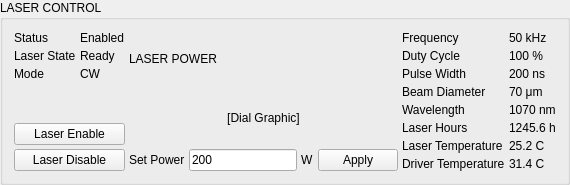
             <widget class="QGroupBox" name="gb_laser_control">
              <property name="sizePolicy">
               <sizepolicy hsizetype="Expanding" vsizetype="Expanding">
                <horstretch>0</horstretch>
                <verstretch>0</verstretch>
               </sizepolicy>
              </property>
              <property name="title">
               <string>LASER CONTROL</string>
              </property>
              <layout class="QHBoxLayout">
               <property name="spacing">
                <number>4</number>
               </property>
               <item>
                <layout class="QVBoxLayout">
                 <property name="spacing">
                  <number>4</number>
                 </property>
                 <item>
                  <layout class="QFormLayout">
                   <property name="horizontalSpacing">
                    <number>4</number>
                   </property>
                   <property name="verticalSpacing">
                    <number>4</number>
                   </property>
                   <item row="0" column="0">
                    <widget class="QLabel" name="label">
                     <property name="text">
                      <string>Status</string>
                     </property>
                    </widget>
                   </item>
                   <item row="0" column="1">
                    <widget class="QLabel" name="label">
                     <property name="text">
                      <string>Enabled</string>
                     </property>
                    </widget>
                   </item>
                   <item row="1" column="0">
                    <widget class="QLabel" name="label">
                     <property name="text">
                      <string>Laser State</string>
                     </property>
                    </widget>
                   </item>
                   <item row="1" column="1">
                    <widget class="QLabel" name="label">
                     <property name="text">
                      <string>Ready</string>
                     </property>
                    </widget>
                   </item>
                   <item row="2" column="0">
                    <widget class="QLabel" name="label">
                     <property name="text">
                      <string>Mode</string>
                     </property>
                    </widget>
                   </item>
                   <item row="2" column="1">
                    <widget class="QLabel" name="label">
                     <property name="text">
                      <string>CW</string>
                     </property>
                    </widget>
                   </item>
                  </layout>
                 </item>
                 <item>
                  <widget class="QPushButton" name="pushButton">
                   <property name="minimumSize">
                    <size>
                     <width>0</width>
                     <height>20</height>
                    </size>
                   </property>
                   <property name="text">
                    <string>Laser Enable</string>
                   </property>
                  </widget>
                 </item>
                 <item>
                  <widget class="QPushButton" name="pushButton">
                   <property name="minimumSize">
                    <size>
                     <width>0</width>
                     <height>20</height>
                    </size>
                   </property>
                   <property name="text">
                    <string>Laser Disable</string>
                   </property>
                  </widget>
                 </item>
                </layout>
               </item>
               <item>
                <layout class="QVBoxLayout">
                 <property name="spacing">
                  <number>4</number>
                 </property>
                 <item>
                  <widget class="QLabel" name="label">
                   <property name="text">
                    <string>LASER POWER</string>
                   </property>
                  </widget>
                 </item>
                 <item>
                  <widget class="QLabel" name="label">
                   <property name="text">
                    <string>[Dial Graphic]</string>
                   </property>
                   <property name="alignment">
                    <set>Qt::AlignmentFlag::AlignCenter</set>
                   </property>
                  </widget>
                 </item>
                 <item>
                  <layout class="QHBoxLayout">
                   <property name="spacing">
                    <number>4</number>
                   </property>
                   <item>
                    <widget class="QLabel" name="label">
                     <property name="text">
                      <string>Set Power</string>
                     </property>
                    </widget>
                   </item>
                   <item>
                    <widget class="QLineEdit" name="lineEdit">
                     <property name="text">
                      <string>200</string>
                     </property>
                    </widget>
                   </item>
                   <item>
                    <widget class="QLabel" name="label">
                     <property name="text">
                      <string>W</string>
                     </property>
                    </widget>
                   </item>
                   <item>
                    <widget class="QPushButton" name="pushButton">
                     <property name="minimumSize">
                      <size>
                       <width>0</width>
                       <height>20</height>
                      </size>
                     </property>
                     <property name="text">
                      <string>Apply</string>
                     </property>
                    </widget>
                   </item>
                  </layout>
                 </item>
                </layout>
               </item>
               <item>
                <layout class="QFormLayout">
                 <property name="horizontalSpacing">
                  <number>4</number>
                 </property>
                 <property name="verticalSpacing">
                  <number>4</number>
                 </property>
                 <item row="0" column="0">
                  <widget class="QLabel" name="label">
                   <property name="text">
                    <string>Frequency</string>
                   </property>
                  </widget>
                 </item>
                 <item row="0" column="1">
                  <widget class="QLabel" name="label">
                   <property name="text">
                    <string>50 kHz</string>
                   </property>
                  </widget>
                 </item>
                 <item row="1" column="0">
                  <widget class="QLabel" name="label">
                   <property name="text">
                    <string>Duty Cycle</string>
                   </property>
                  </widget>
                 </item>
                 <item row="1" column="1">
                  <widget class="QLabel" name="label">
                   <property name="text">
                    <string>100 %</string>
                   </property>
                  </widget>
                 </item>
                 <item row="2" column="0">
                  <widget class="QLabel" name="label">
                   <property name="text">
                    <string>Pulse Width</string>
                   </property>
                  </widget>
                 </item>
                 <item row="2" column="1">
                  <widget class="QLabel" name="label">
                   <property name="text">
                    <string>200 ns</string>
                   </property>
                  </widget>
                 </item>
                 <item row="3" column="0">
                  <widget class="QLabel" name="label">
                   <property name="text">
                    <string>Beam Diameter</string>
                   </property>
                  </widget>
                 </item>
                 <item row="3" column="1">
                  <widget class="QLabel" name="label">
                   <property name="text">
                    <string>70 μm</string>
                   </property>
                  </widget>
                 </item>
                 <item row="4" column="0">
                  <widget class="QLabel" name="label">
                   <property name="text">
                    <string>Wavelength</string>
                   </property>
                  </widget>
                 </item>
                 <item row="4" column="1">
                  <widget class="QLabel" name="label">
                   <property name="text">
                    <string>1070 nm</string>
                   </property>
                  </widget>
                 </item>
                 <item row="5" column="0">
                  <widget class="QLabel" name="label">
                   <property name="text">
                    <string>Laser Hours</string>
                   </property>
                  </widget>
                 </item>
                 <item row="5" column="1">
                  <widget class="QLabel" name="label">
                   <property name="text">
                    <string>1245.6 h</string>
                   </property>
                  </widget>
                 </item>
                 <item row="6" column="0">
                  <widget class="QLabel" name="label">
                   <property name="text">
                    <string>Laser Temperature</string>
                   </property>
                  </widget>
                 </item>
                 <item row="6" column="1">
                  <widget class="QLabel" name="label">
                   <property name="text">
                    <string>25.2 C</string>
                   </property>
                  </widget>
                 </item>
                 <item row="7" column="0">
                  <widget class="QLabel" name="label">
                   <property name="text">
                    <string>Driver Temperature</string>
                   </property>
                  </widget>
                 </item>
                 <item row="7" column="1">
                  <widget class="QLabel" name="label">
                   <property name="text">
                    <string>31.4 C</string>
                   </property>
                  </widget>
                 </item>
                </layout>
               </item>
              </layout>
             </widget>
